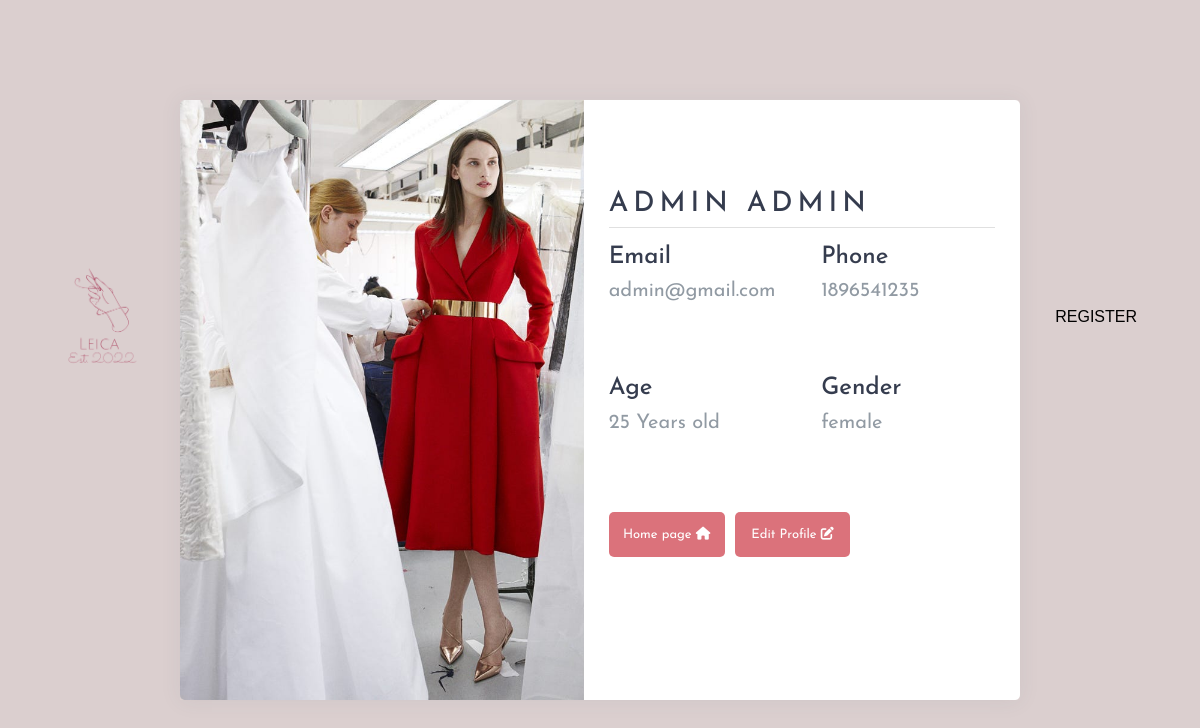
Screenshot of /profile_page/user_profile.php?id=2 with the database file from the repository.
### tables this page shows
CREATE TABLE `user` (
  `user_id` int(100) NOT NULL,
  `user_first_name` varchar(255) NOT NULL,
  `user_last_name` varchar(255) NOT NULL,
  `user_email` varchar(255) NOT NULL,
  `phone_num` int(100) NOT NULL,
  `user_password` varchar(255) NOT NULL,
  `age` int(100) NOT NULL,
  `gender` enum('male','female') NOT NULL,
  `is_admin` tinyint(1) NOT NULL,
  `is_deleted` tinyint(1) NOT NULL,
  `created_at` timestamp NOT NULL DEFAULT current_timestamp(),
  `updated_at` timestamp NOT NULL DEFAULT current_timestamp()
);

### profile_page/user_profile.php (the view, shortened to what this page needs)
<?php
include "../connection.php";
$user_id= $_SESSION['userID'];
if(isset($_GET['id']))
{
$get_id = $_GET['id'];
    $stmt = $conn->query("SELECT * FROM user Where user_id=$get_id");
$user = $stmt->fetch_assoc();
}else
{
$stmt = $conn->query("SELECT * FROM user Where user_id=$user_id");
$user = $stmt->fetch_assoc();
}
?>
<!DOCTYPE html>
<html lang="en">
<head>
    <link rel="stylesheet" href="../css/profile.css">
    <link rel="stylesheet" href="../css/style.css">
    <link rel="stylesheet" href="../css/bootstrap.css">
    <link rel="stylesheet" href="./css/singleProduct.css?v=<?php echo time(); ?>">
        <link rel="stylesheet" href="https://cdnjs.cloudflare.com/ajax/libs/twitter-bootstrap/4.1.3/css/bootstrap.min.css">
<link rel="stylesheet" href="https://cdnjs.cloudflare.com/ajax/libs/ionicons/2.0.1/css/ionicons.min.css">
<link rel="stylesheet" href="./css/footer.css">
</head>
<body>
<nav class="navbar navbar-expand-lg ">
        <div class="container">
            <a class="navbar-brand" href="#"><img src="../img/projectimg/Lecia-logo.png" width="125px" height="auto"alt=""></a>
            <div class="collapse navbar-collapse" id="navbarSupportedContent" >
                <ul class="navbar-nav m-auto mb-2 mb-lg-0">
                    <li class="nav-item">
                        <a class="nav-link active" href="#">Home</a>
                    </li>
                    <li class="nav-item">
                        <a class="nav-link" href="#"> About us</a>
                    </li>
                    <li class="nav-item ">
                        <a class="nav-link " href="#footer">
                        </a>
                    </li>
                    <li class="nav-item">
                        <a class="nav-link " href="#discount">Our discount</a>
                    </li>
                    <li class="nav-item dropdown">
                        <a class="nav-link dropdown-toggle" href="#" id="navbarDropdown" role="button" data-bs-toggle="dropdown" aria-expanded="false">
                        </a>
                      </li>
                </ul>
                <form action="" method="post">
                <ul class="navbar-nav ms-auto mb-2 mb-lg-0 ">
                <?php
                          if(isset($_SESSION["userID"])){
                               $profile_icon= '
                               <a class="nav-link" href="../profile_page/user_profile.php">
                                   <i class="fa-solid fa-user"></i>
                               </a>';
                               $cart='
                               <a class="nav-link" href="../cart.php">
                               <i class="fa-solid fa-cart-shopping"></i>
                                 </a>'
                               ?>
                               <form action="" method='post'>
                           <li class="nav_item"><input class="nav-link" type="submit" name="logout" value=" Logout " style="border:none; background-color: white;">
                                </li>
                                   </form>
                                  <?php if(isset($_POST['logout'])){
                                    session_destroy();
                                    echo'<script>
                                     setTimeout(() => {
                                         window.location = "./index.php";
                                       })
                                     </script>';
                                  }
                          }else
                           { echo '<li class="nav-item ">
                            <a class="nav-link " href="./loginPage/login.php">
                                Login </a> </li>';
                            echo '<li class="nav-item ">
                            <a class="nav-link " href="./registerPage/register.php">
                                Register </a> </li>';
                           }?>
                </ul>
                </form>
            </div>
        </div>
    </nav>
    <div class="wrapper">
        <div class="left">
        </div>
        <div class="right">
            <div class="info">
                <h3>   <?php
            echo $user['user_first_name'].' '. $user['user_last_name'];
            ?></h3>
                <div class="info_data">
                     <div class="data">
                        <h4>Email</h4>
                        <p>   <?php
            echo $user['user_email'];
            ?></p>
                     </div>
                     <div class="data">
                       <h4>Phone</h4>
                        <p> <?php
            echo $user['phone_num'];
            ?></p>
                  </div>
                </div>
            </div>
          <div class="projects">
                <div class="projects_data">
                     <div class="data">
                        <h4>Age</h4>
                        <p> <?php
            echo $user['age'].' '.'Years old';?></p>
                     </div>
                     <div class="data">
                       <h4>Gender</h4>
                        <p><?php  echo $user['gender']; ?></p>
                  </div>
                </div>
            </div>
            <div class="social_media">
                <ul>
                  <li><a href="../index.php"> Home page <i class="fa-solid fa-house"></i></a></li>
                  <li><a href="./user_profile_update.php"> Edit Profile <i class="fa-solid fa-pen-to-square"></i></a></li>
              </ul>
          </div>
        </div>
    </div>
</body>
</html>

### css/profile.css (style rules this page uses)
* { margin: 0; padding: 0; box-sizing: border-box; list-style: none; font-family: 'Josefin Sans', sans-serif; }
body { background-color: #dbcfcf !important; }
.wrapper { position: absolute; top: 50%; left: 50%; transform: translate(-50%,-50%); width: 70%; height: 75%; display: flex; box-shadow: 0 1px 20px 0 rgba(69,90,100,.08); }
.wrapper .left { width: 60%; background-image: url('../img/projectimg/profile.jpg'); background-size: cover; padding: 30px 25px; border-top-left-radius: 5px; border-bottom-left-radius: 5px; text-align: center; color: #fff; }
.wrapper .right { width: 65%; background: #fff; padding: 30px 25px; border-top-right-radius: 5px; border-bottom-right-radius: 5px; }
.wrapper .right .info, .wrapper .right .projects { margin-bottom: 25px; margin-top: 15%; }
.wrapper .right .info h3, .wrapper .right .projects h3 { margin-bottom: 15px; padding-bottom: 5px; border-bottom: 1px solid #e0e0e0; color: #353c4e; text-transform: uppercase; letter-spacing: 5px; }
.wrapper .right .info_data, .wrapper .right .projects_data { display: flex; justify-content: space-between; }
.wrapper .right .info_data .data, .wrapper .right .projects_data .data { width: 45%; }
.wrapper .right .info_data .data h4, .wrapper .right .projects_data .data h4 { color: #353c4e; margin-bottom: 5px; }
.wrapper .right .info_data .data p, .wrapper .right .projects_data .data p { font-size: 20px; margin-bottom: 10px; color: #919aa3; }
.wrapper .social_media ul { display: flex; }
.wrapper .social_media ul li { width: 30%; height: 5%; background-color: #c20f1e95; margin-right: 10px; border-radius: 5px; text-align: center; line-height: 45px; margin-top: 10%; }
.wrapper .social_media ul li a { color :#fff; display: block; font-size: 18px; text-decoration: none; }
@media (min-width:940px) and (max-width: 1250px) { .wrapper .social_media ul li a { font-size: small; } }

### css/style.css (style rules this page uses)
* { padding: 0; margin: 0; box-sizing: border-box; }
.navbar-brand { font-size: 2rem; color: black; font-family: 'Lobster', cursive; }
.nav-link { margin-right: 10px; margin-left: 10px; color: black; text-transform: uppercase; font-family: 'Rubik', sans-serif; }

### css/singleProduct.css (style rules this page uses)
.container { margin-top: 250px; }
h4 { color: #570A57; }

### rows the page displays
user: user_first_name "ADMIN", user_last_name "ADMIN", user_email "admin@gmail.com", phone_num "1896541235", age "25", gender "female"
